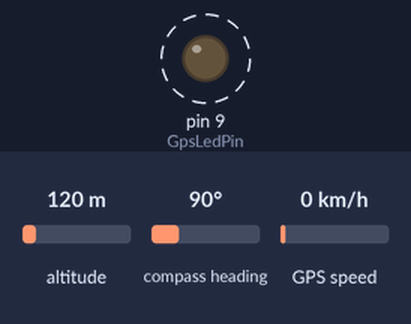
This sketch was run on a simulated Arduino Uno, built with avr-gcc and run on an emulated ATmega328P. Parts: output pins drawn as LEDs (lit = HIGH). Dashed ring = blinking. The test bench sets the inputs (shaded band); at power-on: altitude 120 m, compass heading 90°, GPS speed 0 km/h. Storage starts empty; the GPS gets a fix after 3 s at 37.7749, -122.4194 with 8 satellites.

Above: at 0.5 s.
Timing chart, 0 to 3.0 s (numbered marks = the images above):
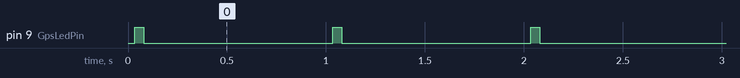

The sketch:

GPSLogger.ino
```cpp
// (licence header left out)
#include <TinyGPS++.h>
#include <SoftwareSerial.h>
#include <SPI.h>
#include <SD.h>


// Pins used for communicating with GPS module
static const int RXPin = 4, TXPin = 3;
// Status led
static const int GpsLedPin = 9;
// Baud rate of your GPS module (usually 4800 or 9600)
static const uint32_t GPSBaud = 9600;
// How frequently should we save current location (milliseconds)
static const unsigned long frequency = 5000;

// gps object
TinyGPSPlus gps;
// true when we have found location since last restart and file has been opened
boolean opened = false;
// current data file
File dataFile;
// file name
String fileName;
// timestamp of previous location capture. Used to check if we should save this location or skip it
unsigned long previous=0;
// The serial connection to the GPS device
SoftwareSerial ss(RXPin, TXPin);

void setup()
{
  ss.begin(GPSBaud);
  pinMode(GpsLedPin, OUTPUT);
  digitalWrite(GpsLedPin, LOW);

  if (!SD.begin(10))
  {
    digitalWrite(GpsLedPin, HIGH);
    while(true);
  }
}

void loop()
{
  // If we have data, decode and log the data
  while (ss.available() > 0)
    if (gps.encode(ss.read()))
      logInfo();

  // Test that we have had something from GPS module within first 10 seconds
  if (millis() > 10000 && gps.charsProcessed() < 10)
  {
    // Set error led
    digitalWrite(GpsLedPin, HIGH);
    // Wiring error so stop trying
    while(true);
  }
}

// Help function to pad 0 prefix when valus < 10
void printIntValue(int value)
{
  if(value < 10)
  {
    dataFile.print(F("0"));
  }
  dataFile.print(value);
}

// Log current info if we have valid location
void logInfo()
{
  // Wait until we have location locked!
  if(!gps.location.isValid())
  {
    digitalWrite(GpsLedPin, HIGH);
    delay(20);
    digitalWrite(GpsLedPin, LOW);
    return;
  }

  if(!opened)
  {
    // When we first get something to log we take file name from that time
    fileName = "";
    fileName += gps.date.year();
    if(gps.date.month() < 10) fileName += "0";
    fileName += gps.date.month();
    if(gps.date.day() < 10) fileName += "0";
    fileName += gps.date.day();
    fileName += ".txt";
    opened = true;
  }

  // Show that everything is ok
  digitalWrite(GpsLedPin, LOW);

  if(millis() - previous > frequency)
  {
    previous = millis();
    // Write data row (dd.MM.yyyy HH:mm:ss lat,lon)
    dataFile = SD.open(fileName, FILE_WRITE);
    printIntValue(gps.date.day());
    dataFile.print(F("."));
    printIntValue(gps.date.month());
    dataFile.print(F("."));
    dataFile.print(gps.date.year());
    dataFile.print(F(" "));
    printIntValue(gps.time.hour());
    dataFile.print(F(":"));
    printIntValue(gps.time.minute());
    dataFile.print(F(":"));
    printIntValue(gps.time.second());
    dataFile.print(F(" "));
    dataFile.print(gps.location.lat(), 6);
    dataFile.print(F(","));
    dataFile.print(gps.location.lng(), 6);
    dataFile.println();
    dataFile.close();
  }
}
```

SFE_BMP180.cpp
```cpp
// (licence header left out)
#include "SFE_BMP180.h"
#include <Wire.h>
#include <stdio.h>
#include <math.h>


SFE_BMP180::SFE_BMP180()
// Base library type
{
}

/**
 * Initialize library for subsequent pressure measurements
 */
char SFE_BMP180::begin()

{
	double c3,c4,b1;

	// Start up the Arduino's "wire" (I2C) library:

	Wire.begin();

	// The BMP180 includes factory calibration data stored on the device.
	// Each device has different numbers, these must be retrieved and
	// used in the calculations when taking pressure measurements.

	// Retrieve calibration data from device:

	if (readInt(0xAA,AC1) &&
		readInt(0xAC,AC2) &&
		readInt(0xAE,AC3) &&
		readUInt(0xB0,AC4) &&
		readUInt(0xB2,AC5) &&
		readUInt(0xB4,AC6) &&
		readInt(0xB6,VB1) &&
		readInt(0xB8,VB2) &&
		readInt(0xBA,MB) &&
		readInt(0xBC,MC) &&
		readInt(0xBE,MD))
	{

		// All reads completed successfully!

		// If you need to check your math using known numbers,
		// you can uncomment one of these examples.
		// (The correct results are commented in the below functions.)

		// Example from Bosch datasheet
		// AC1 = 408; AC2 = -72; AC3 = -14383; AC4 = 32741; AC5 = 32757; AC6 = 23153;
		// B1 = 6190; B2 = 4; MB = -32768; MC = -8711; MD = 2868;

		// Example from http://wmrx00.sourceforge.net/Arduino/BMP180-Calcs.pdf
		// AC1 = 7911; AC2 = -934; AC3 = -14306; AC4 = 31567; AC5 = 25671; AC6 = 18974;
		// VB1 = 5498; VB2 = 46; MB = -32768; MC = -11075; MD = 2432;

		/*
		Serial.print("AC1: "); Serial.println(AC1);
		Serial.print("AC2: "); Serial.println(AC2);
		Serial.print("AC3: "); Serial.println(AC3);
		Serial.print("AC4: "); Serial.println(AC4);
		Serial.print("AC5: "); Serial.println(AC5);
		Serial.print("AC6: "); Serial.println(AC6);
		Serial.print("VB1: "); Serial.println(VB1);
		Serial.print("VB2: "); Serial.println(VB2);
		Serial.print("MB: "); Serial.println(MB);
		Serial.print("MC: "); Serial.println(MC);
		Serial.print("MD: "); Serial.println(MD);
		*/

		// Compute floating-point polynominals:

		c3 = 160.0 * pow(2,-15) * AC3;
		c4 = pow(10,-3) * pow(2,-15) * AC4;
		b1 = pow(160,2) * pow(2,-30) * VB1;
		c5 = (pow(2,-15) / 160) * AC5;
		c6 = AC6;
		mc = (pow(2,11) / pow(160,2)) * MC;
		md = MD / 160.0;
		x0 = AC1;
		x1 = 160.0 * pow(2,-13) * AC2;
		x2 = pow(160,2) * pow(2,-25) * VB2;
		y0 = c4 * pow(2,15);
		y1 = c4 * c3;
		y2 = c4 * b1;
		p0 = (3791.0 - 8.0) / 1600.0;
		p1 = 1.0 - 7357.0 * pow(2,-20);
		p2 = 3038.0 * 100.0 * pow(2,-36);

		/*
		Serial.println();
		Serial.print("c3: "); Serial.println(c3);
		Serial.print("c4: "); Serial.println(c4);
		Serial.print("c5: "); Serial.println(c5);
		Serial.print("c6: "); Serial.println(c6);
		Serial.print("b1: "); Serial.println(b1);
		Serial.print("mc: "); Serial.println(mc);
		Serial.print("md: "); Serial.println(md);
		Serial.print("x0: "); Serial.println(x0);
		Serial.print("x1: "); Serial.println(x1);
		Serial.print("x2: "); Serial.println(x2);
		Serial.print("y0: "); Serial.println(y0);
		Serial.print("y1: "); Serial.println(y1);
		Serial.print("y2: "); Serial.println(y2);
		Serial.print("p0: "); Serial.println(p0);
		Serial.print("p1: "); Serial.println(p1);
		Serial.print("p2: "); Serial.println(p2);
		*/

		// Success!
     baseline = getPressure();
    Serial.println(F("BMP180 init success"));
    Serial.print(F("baseline pressure: "));
    Serial.print(baseline);
    Serial.println(F(" mb"));
		return(1);
	}
	else
	{
    // Oops, something went wrong, this is usually a connection problem,
    Serial.println(F("BMP180 init fail (disconnected?)\n\n"));
    while(1); // Pause forever.
	}
}


char SFE_BMP180::readInt(char address, int16_t &value)
// Read a signed integer (two bytes) from device
// address: register to start reading (plus subsequent register)
// value: external variable to store data (function modifies value)
{
	unsigned char data[2];

	data[0] = address;
	if (readBytes(data,2))
	{
		value = (int16_t)((data[0]<<8)|data[1]);
		//if (*value & 0x8000) *value |= 0xFFFF0000; // sign extend if negative
		return(1);
	}
	value = 0;
	return(0);
}


char SFE_BMP180::readUInt(char address, uint16_t &value)
// Read an unsigned integer (two bytes) from device
// address: register to start reading (plus subsequent register)
// value: external variable to store data (function modifies value)
{
	unsigned char data[2];

	data[0] = address;
	if (readBytes(data,2))
	{
		value = (((uint16_t)data[0]<<8)|(uint16_t)data[1]);
		return(1);
	}
	value = 0;
	return(0);
}


char SFE_BMP180::readBytes(unsigned char *values, char length)
// Read an array of bytes from device
// values: external array to hold data. Put starting register in values[0].
// length: number of bytes to read
{
	char x;

	Wire.beginTransmission(BMP180_ADDR);
	Wire.write(values[0]);
	_error = Wire.endTransmission();
	if (_error == 0)
	{
		Wire.requestFrom(BMP180_ADDR,length);
		while(Wire.available() != length) ; // wait until bytes are ready
		for(x=0;x<length;x++)
		{
			values[x] = Wire.read();
		}
		return(1);
	}
	return(0);
}


char SFE_BMP180::writeBytes(unsigned char *values, char length)
// Write an array of bytes to device
// values: external array of data to write. Put starting register in values[0].
// length: number of bytes to write
{
	char x;

	Wire.beginTransmission(BMP180_ADDR);
	Wire.write(values,length);
	_error = Wire.endTransmission();
	if (_error == 0)
		return(1);
	else
		return(0);
}


char SFE_BMP180::startTemperature(void)
// Begin a temperature reading.
// Will return delay in ms to wait, or 0 if I2C error
{
	unsigned char data[2], result;

	data[0] = BMP180_REG_CONTROL;
	data[1] = BMP180_COMMAND_TEMPERATURE;
	result = writeBytes(data, 2);
	if (result) // good write?
		return(5); // return the delay in ms (rounded up) to wait before retrieving data
	else
		return(0); // or return 0 if there was a problem communicating with the BMP
}

double SFE_BMP180::getTemperatureC()
{
  delay(startTemperature());
  double T;
  getTemperature(T);
  return T;
}

double SFE_BMP180::getTemperatureF()
{
  return  getTemperatureC() * 1.8 + 32;
}


char SFE_BMP180::getTemperature(double &T)
// Retrieve a previously-started temperature reading.
// Requires begin() to be called once prior to retrieve calibration parameters.
// Requires startTemperature() to have been called prior and sufficient time elapsed.
// T: external variable to hold result.
// Returns 1 if successful, 0 if I2C error.
{

	unsigned char data[2];
	char result;
	double tu, a;

	data[0] = BMP180_REG_RESULT;

	result = readBytes(data, 2);
	if (result) // good read, calculate temperature
	{
		tu = (data[0] * 256.0) + data[1];

		//example from Bosch datasheet
		//tu = 27898;

		//example from http://wmrx00.sourceforge.net/Arduino/BMP085-Calcs.pdf
		//tu = 0x69EC;

		a = c5 * (tu - c6);
		T = a + (mc / (a + md));

		/*
		Serial.println();
		Serial.print("tu: "); Serial.println(tu);
		Serial.print("a: "); Serial.println(a);
		Serial.print("T: "); Serial.println(*T);
		*/
	}
	return(result);
}


char SFE_BMP180::startPressure(char oversampling)
// Begin a pressure reading.
// Oversampling: 0 to 3, higher numbers are slower, higher-res outputs.
// Will return delay in ms to wait, or 0 if I2C error.
{
	unsigned char data[2], result, delay;

	data[0] = BMP180_REG_CONTROL;

	switch (oversampling)
	{
		case 0:
			data[1] = BMP180_COMMAND_PRESSURE0;
			delay = 5;
		break;
		case 1:
			data[1] = BMP180_COMMAND_PRESSURE1;
			delay = 8;
		break;
		case 2:
			data[1] = BMP180_COMMAND_PRESSURE2;
			delay = 14;
		break;
		case 3:
			data[1] = BMP180_COMMAND_PRESSURE3;
			delay = 26;
		break;
		default:
			data[1] = BMP180_COMMAND_PRESSURE0;
			delay = 5;
		break;
	}
	result = writeBytes(data, 2);
	if (result) // good write?
		return(delay); // return the delay in ms (rounded up) to wait before retrieving data
	else
		return(0); // or return 0 if there was a problem communicating with the BMP
}


double SFE_BMP180::getPressure()
{
  char status;
  double T,P,p0,a;

  // You must first get a temperature measurement to perform a pressure reading.

  // Start a temperature measurement:
  // If request is successful, the number of ms to wait is returned.
  // If request is unsuccessful, 0 is returned.

  status = startTemperature();
  if (status != 0)
  {
    // Wait for the measurement to complete:

    delay(status);

    // Retrieve the completed temperature measurement:
    // Note that the measurement is stored in the variable T.
    // Use '&T' to provide the address of T to the function.
    // Function returns 1 if successful, 0 if failure.

    status = getTemperature(T);
    if (status != 0)
    {
      // Start a pressure measurement:
      // The parameter is the oversampling setting, from 0 to 3 (highest res, longest wait).
      // If request is successful, the number of ms to wait is returned.
      // If request is unsuccessful, 0 is returned.

      status = startPressure(3);
      if (status != 0)
      {
        // Wait for the measurement to complete:
        delay(status);

        // Retrieve the completed pressure measurement:
        // Note that the measurement is stored in the variable P.
        // Use '&P' to provide the address of P.
        // Note also that the function requires the previous temperature measurement (T).
        // (If temperature is stable, you can do one temperature measurement for a number of pressure measurements.)
        // Function returns 1 if successful, 0 if failure.

        status = getPressure(P,T);
        if (status != 0)
        {
          return(P);
        }
        else Serial.println(F("error retrieving pressure measurement\n"));
      }
      else Serial.println(F("error starting pressure measurement\n"));
    }
    else Serial.println(F("error retrieving temperature measurement\n"));
  }
  else Serial.println(F("error starting temperature measurement\n"));
}


char SFE_BMP180::getPressure(double &P, double &T)
// Retrieve a previously started pressure reading, calculate abolute pressure in mbars.
// Requires begin() to be called once prior to retrieve calibration parameters.
// Requires startPressure() to have been called prior and sufficient time elapsed.
// Requires recent temperature reading to accurately calculate pressure.

// P: external variable to hold pressure.
// T: previously-calculated temperature.
// Returns 1 for success, 0 for I2C error.

// Note that calculated pressure value is absolute mbars, to compensate for altitude call sealevel().
{
	unsigned char data[3];
	char result;
	double pu,s,x,y,z;

	data[0] = BMP180_REG_RESULT;

	result = readBytes(data, 3);
	if (result) // good read, calculate pressure
	{
		pu = (data[0] * 256.0) + data[1] + (data[2]/256.0);

		//example from Bosch datasheet
		//pu = 23843;

		//example from http://wmrx00.sourceforge.net/Arduino/BMP085-Calcs.pdf, pu = 0x982FC0;
		//pu = (0x98 * 256.0) + 0x2F + (0xC0/256.0);

		s = T - 25.0;
		x = (x2 * pow(s,2)) + (x1 * s) + x0;
		y = (y2 * pow(s,2)) + (y1 * s) + y0;
		z = (pu - x) / y;
		P = (p2 * pow(z,2)) + (p1 * z) + p0;

		/*
		Serial.println();
		Serial.print("pu: "); Serial.println(pu);
		Serial.print("T: "); Serial.println(*T);
		Serial.print("s: "); Serial.println(s);
		Serial.print("x: "); Serial.println(x);
		Serial.print("y: "); Serial.println(y);
		Serial.print("z: "); Serial.println(z);
		Serial.print("P: "); Serial.println(*P);
		*/
	}
	return(result);
}


double SFE_BMP180::sealevel(double P, double A)
// Given a pressure P (mb) taken at a specific altitude (meters),
// return the equivalent pressure (mb) at sea level.
// This produces pressure readings that can be used for weather measurements.
{
	return(P/pow(1-(A/44330.0),5.255));
}


double SFE_BMP180::altitude()//double P)//, double P0)
// Given a pressure measurement P (mb) and the pressure at a baseline P0 (mb),
// return altitude (meters) above baseline.
{

	return(44330.0*(1-pow(getPressure()/baseline,1/5.255))); // conversão da altitude para metros
}


char SFE_BMP180::getError(void)
	// If any library command fails, you can retrieve an extended
	// error code using this command. Errors are from the wire library:
	// 0 = Success
	// 1 = Data too long to fit in transmit buffer
	// 2 = Received NACK on transmit of address
	// 3 = Received NACK on transmit of data
	// 4 = Other error
{
	return(_error);
}
```

Source omitted: SFE_BMP180.h (4339 bytes)

Measured:
- by itself, pin 9 (GpsLedPin): alternates HIGH for 0.05 s and LOW for 0.95 s, 6 changes in all, then stays LOW
